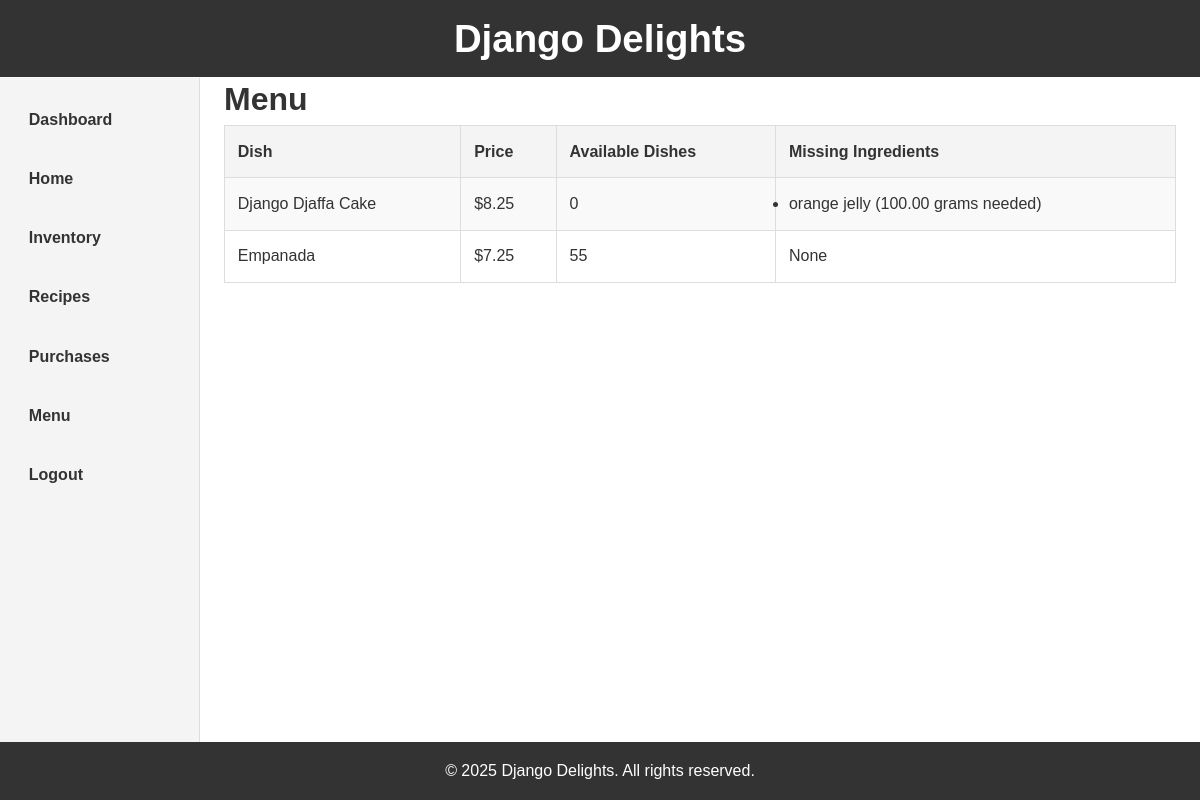
The page /menu/ (signed in) on the database its author committed.
### inventory/models.py (models this page shows, shortened)
class MenuItem(models.Model):
    title = models.CharField(max_length=100, unique=True)
    price = models.DecimalField(max_digits=10, decimal_places=2)

### inventory/views.py (the view)
# urls.py: path('menu/', views.menu_view, name='menu'),
@login_required
def menu_view(request):
    menu = MenuItem.objects.all()
    menu_with_availability = []
    for item in menu:
        recipe_requirements = RecipeRequirement.objects.filter(menu_item=item)
        max_dishes = float('inf')  # Start with a large number to calculate the minimum possible
        missing_ingredients = []  # Track missing or insufficient ingredients
        for recipe in recipe_requirements:
            required_quantity = recipe.quantity
            available_quantity = recipe.ingredient.quantity
            if available_quantity < required_quantity:
                missing_ingredients.append(f"{recipe.ingredient.name} ({required_quantity - available_quantity} {recipe.ingredient.unit} needed)")
                max_dishes = 0  # If any ingredient is missing, we can't make the dish
            elif required_quantity > 0:
                possible_dishes = available_quantity // required_quantity
                max_dishes = min(max_dishes, possible_dishes)
        menu_with_availability.append({
            'item': item,
            'max_dishes': int(max_dishes) if max_dishes != float('inf') else 0,
            'missing_ingredients': missing_ingredients,
        })
    return render(request, 'menu.html', {'menu_with_availability': menu_with_availability})

### templates/menu.html (shortened to what this page needs)
{% extends 'base.html' %}
{% block content %}
<h1>Menu</h1>
<table border="1">
    <tr>
        <th>Dish</th>
        <th>Price</th>
        <th>Available Dishes</th>
        <th>Missing Ingredients</th>
    </tr>
    {% for entry in menu_with_availability %}
    <tr>
        <td>{{ entry.item.title }}</td>
        <td>${{ entry.item.price }}</td>
        <td>{{ entry.max_dishes }}</td>
        <td>
            {% if entry.max_dishes == 0 %}
            <ul>
                {% for ingredient in entry.missing_ingredients %}
                <li>{{ ingredient }}</li>
                {% endfor %}
            </ul>
            {% else %}
            None
            {% endif %}
        </td>
    </tr>
    {% endfor %}
</table>
{% endblock %}

### static/css/style.css (style rules this page uses)
* { margin: 0; padding: 0; box-sizing: border-box; }
body { font-family: Arial, sans-serif; background-color: #f9f9f9; color: #333; line-height: 1.6; display: flex; flex-direction: column; height: 100vh; overflow: hidden; }
table { width: 100%; border-collapse: collapse; margin-bottom: 1.5rem; }
table th, table td { padding: 0.8rem; text-align: left; border: 1px solid #ddd; }
table th { background-color: #f4f4f4; font-weight: bold; }
table tr:nth-child(even) { background-color: #f9f9f9; }

### rows shown on the page
MenuItem: item "Django Djaffa Cake", item.price "8.25", max_dishes "0", missing_ingredients "orange jelly (100.00 grams needed)"
MenuItem: item "Empanada", item.price "7.25", max_dishes "55", shows "None"
